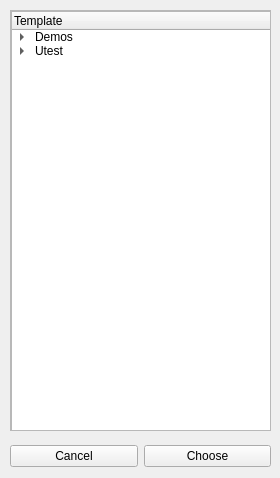
<?xml version="1.0" encoding="UTF-8"?>
<ui version="4.0">
 <class>TemplateWidget</class>
 <widget class="QWidget" name="TemplateWidget">
  <property name="windowModality">
   <enum>Qt::ApplicationModal</enum>
  </property>
  <property name="geometry">
   <rect>
    <x>0</x>
    <y>0</y>
    <width>280</width>
    <height>478</height>
   </rect>
  </property>
  <property name="windowTitle">
   <string>Choose Template</string>
  </property>
  <widget class="QScrollArea" name="scrollArea">
   <property name="geometry">
    <rect>
     <x>10</x>
     <y>10</y>
     <width>261</width>
     <height>421</height>
    </rect>
   </property>
   <property name="widgetResizable">
    <bool>true</bool>
   </property>
   <widget class="QWidget" name="scrollAreaWidgetContents">
    <property name="geometry">
     <rect>
      <x>0</x>
      <y>0</y>
      <width>259</width>
      <height>419</height>
     </rect>
    </property>
    <widget class="QTreeWidget" name="treeWidget">
     <property name="geometry">
      <rect>
       <x>0</x>
       <y>0</y>
       <width>261</width>
       <height>421</height>
      </rect>
     </property>
     <column>
      <property name="text">
       <string>Template</string>
      </property>
     </column>
     <item>
      <property name="text">
       <string>Demos</string>
      </property>
      <item>
       <property name="text">
        <string>scenario_1_corridor</string>
       </property>
      </item>
      <item>
       <property name="text">
        <string>scenario_2_bottleneck</string>
       </property>
      </item>
      <item>
       <property name="text">
        <string>scenario_3_corner</string>
       </property>
      </item>
      <item>
       <property name="text">
        <string>scenario_4_stairs</string>
       </property>
      </item>
      <item>
       <property name="text">
        <string>scenario_5_ship</string>
       </property>
      </item>
      <item>
       <property name="text">
        <string>scenario_6_cognitive_map</string>
       </property>
      </item>
      <item>
       <property name="text">
        <string>scenario_7_floorfield</string>
       </property>
      </item>
      <item>
       <property name="text">
        <string>scenario_10_big_room</string>
       </property>
      </item>
      <item>
       <property name="text">
        <string>scenario_11_sources</string>
       </property>
      </item>
      <item>
       <property name="text">
        <string>scenario_12_waiting_area</string>
       </property>
      </item>
      <item>
       <property name="text">
        <string>scenario_13_schedule</string>
       </property>
      </item>
     </item>
     <item>
      <property name="text">
       <string>Utest</string>
      </property>
      <item>
       <property name="text">
        <string>juelichtests</string>
       </property>
       <item>
        <property name="text">
         <string>test_1</string>
        </property>
       </item>
       <item>
        <property name="text">
         <string>test_2</string>
        </property>
       </item>
       <item>
        <property name="text">
         <string>test_3</string>
        </property>
       </item>
       <item>
        <property name="text">
         <string>test_4</string>
        </property>
       </item>
       <item>
        <property name="text">
         <string>test_5</string>
        </property>
       </item>
       <item>
        <property name="text">
         <string>test_6</string>
        </property>
       </item>
       <item>
        <property name="text">
         <string>test_7</string>
        </property>
       </item>
       <item>
        <property name="text">
         <string>test_8</string>
        </property>
       </item>
       <item>
        <property name="text">
         <string>test_9</string>
        </property>
       </item>
       <item>
        <property name="text">
         <string>test_10</string>
        </property>
       </item>
       <item>
        <property name="text">
         <string>test_11</string>
        </property>
       </item>
       <item>
        <property name="text">
         <string>test_12</string>
        </property>
       </item>
       <item>
        <property name="text">
         <string>test_13</string>
        </property>
       </item>
       <item>
        <property name="text">
         <string>test_14</string>
        </property>
       </item>
       <item>
        <property name="text">
         <string>test_15</string>
        </property>
       </item>
      </item>
     </item>
    </widget>
   </widget>
  </widget>
  <widget class="QWidget" name="">
   <property name="geometry">
    <rect>
     <x>10</x>
     <y>440</y>
     <width>261</width>
     <height>32</height>
    </rect>
   </property>
   <layout class="QHBoxLayout" name="horizontalLayout">
    <item>
     <widget class="QPushButton" name="pushButton_cancel">
      <property name="text">
       <string>Cancel</string>
      </property>
     </widget>
    </item>
    <item>
     <widget class="QPushButton" name="pushButton_choose">
      <property name="text">
       <string>Choose</string>
      </property>
     </widget>
    </item>
   </layout>
  </widget>
 </widget>
 <resources/>
 <connections/>
</ui>
